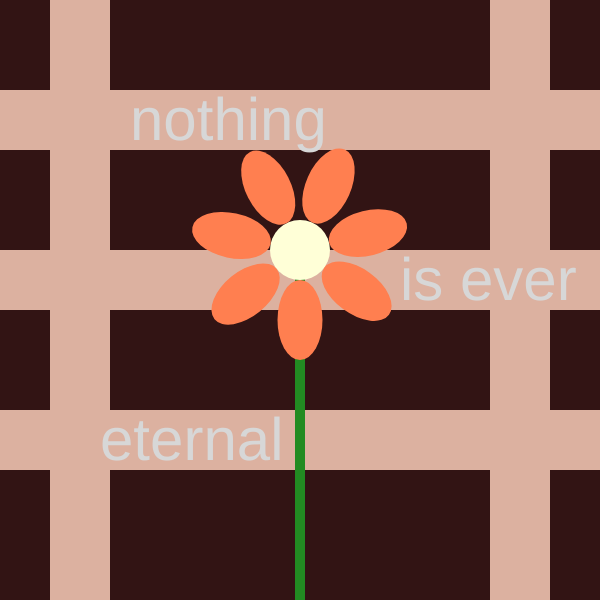
Frame 1 (no input)
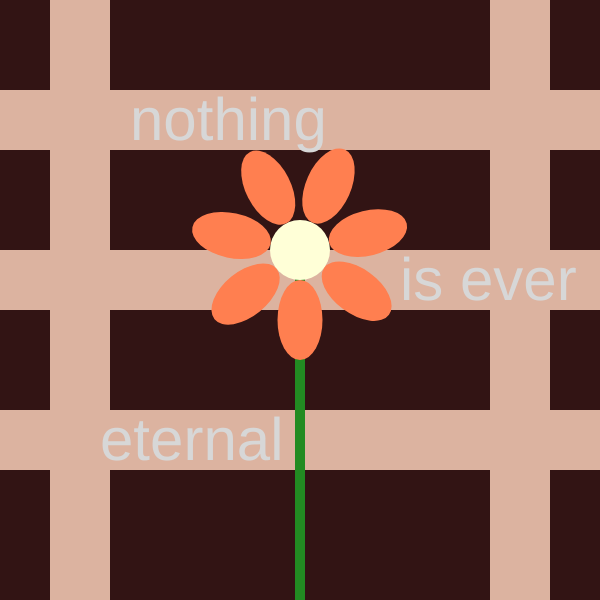
Frame 60 (no input)
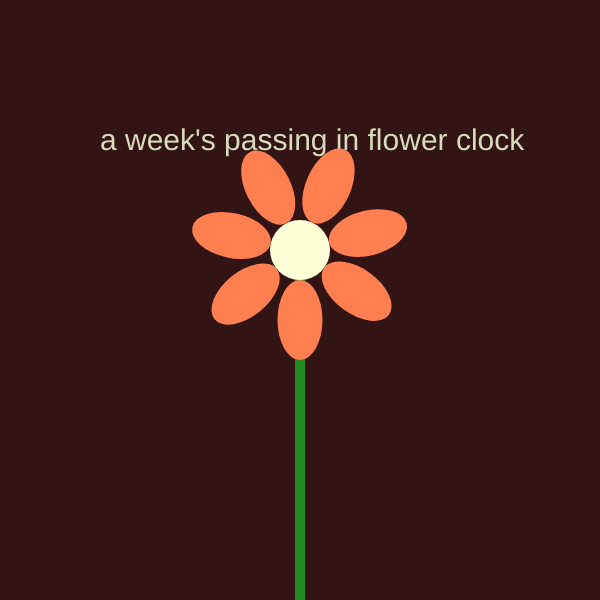
Frame 120 (the mouse pressed at the canvas centre since frame 60)

The p5.js sketch that drew these frames (run headless with seeded random() and noise() and a simulated clock; from frame 60 on, the mouse is pressed at the canvas centre):

// p5.js sketch
// ── sketch.js
let petal1, petal2, petal3, petal4, petal5, petal6, petal7;
let fallenPetals = 0;
let fallTime = 3000; // 3 seconds for each to fall
let lastFallTime;

function setup() {
  createCanvas(600, 600);
  angleMode(DEGREES);
  
  // define petal positions
  petal1 = {x: 300, y: 250, angle: 0, falling: false};
  petal2 = {x: 300, y: 250, angle: 51, falling: false};
  petal3 = {x: 300, y: 250, angle: 102, falling: false};
  petal4 = {x: 300, y: 250, angle: 153, falling: false};
  petal5 = {x: 300, y: 250, angle: 204, falling: false};
  petal6 = {x: 300, y: 250, angle: 256, falling: false};
  petal7 = {x: 300, y: 250, angle: 306, falling: false};

  lastFallTime = millis();
}

function draw() {
  background(50, 20, 20);
  
   if (mouseX>200 && mouseX<400 && mouseY>200 && mouseY<400){
    noStroke ();
    textSize(30);
    fill(215,220,190);
    text("a week's passing in flower clock", 100,150);
  }
  else {
    noStroke ();
    textSize(60);
    fill(220,random (170,180),random (150,200));
    rect (0,90,600,60);
    rect (0,250,600,60);
    rect (0,410,600,60);
    rect (50,0,60,600);
    rect (490,0,60,600);
    fill(215,215,215);
    text("nothing", 130, 140);
    text ("is ever", 400, 300);
    text ("eternal",100, 460) ;
  }
  
  // draw stem
  stroke(34, 139, 34);
  strokeWeight(10);
  rect (300,250,0,400);
    
  // draw the flower center
  fill(255, 255, 215);
  noStroke();
  ellipse(300, 250, 60, 60);

  // draw each petal
  fill(255, 127, 80);

  // draw petals based on their current state (falling or not)
  drawPetal(petal1);
  drawPetal(petal2);
  drawPetal(petal3);
  drawPetal(petal4);
  drawPetal(petal5);
  drawPetal(petal6);
  drawPetal(petal7);

  function drawPetal(petal) {
  push();
  translate(petal.x, petal.y);
  rotate(petal.angle);
  ellipse(0, 70, 45, 80); // draw petal shape
  pop();

  // if the petal is falling, move it down
  if (petal.falling) {
    petal.y += 5;
  }
}

function markFallingPetal() {
  if (fallenPetals == 1) petal1.falling = true;
  else if (fallenPetals == 2) petal2.falling = true;
  else if (fallenPetals == 3) petal3.falling = true;
  else if (fallenPetals == 4) petal4.falling = true;
  else if (fallenPetals == 5) petal5.falling = true;
  else if (fallenPetals == 6) petal6.falling = true;
  else if (fallenPetals == 7) petal7.falling = true;
}
  // a petal falls every 3 seconds
  if (millis() - lastFallTime > fallTime && fallenPetals < 7) {
    fallenPetals = fallenPetals +1 ;
    markFallingPetal();
    lastFallTime = millis();
  }
  
    // reset petals when all petals are gone
  if (fallenPetals === 7 && petal7.y > height+50) {
    resetFlower();
  }
}

  // reset petals and the timer when petls are all gone
function resetFlower() {
  fallenPetals = 0;
  resetPetals();  
  lastFallTime = millis(); 
}

function resetPetals() {
  petal1 = {x: 300, y: 250, angle: 0, falling: false};
  petal2 = {x: 300, y: 250, angle: 51, falling: false};
  petal3 = {x: 300, y: 250, angle: 102, falling: false};
  petal4 = {x: 300, y: 250, angle: 153, falling: false};
  petal5 = {x: 300, y: 250, angle: 204, falling: false};
  petal6 = {x: 300, y: 250, angle: 256, falling: false};
  petal7 = {x: 300, y: 250, angle: 306, falling: false};
}
